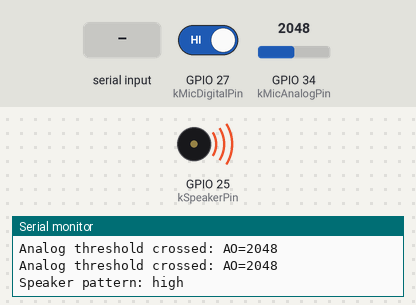
This sketch was run on a simulated ESP32. Shown: buzzer (waves = sounding), the last lines printed to the serial monitor. The inputs (shaded band) are chosen by the test bench; at power-on: GPIO 27 (kMicDigitalPin) HIGH, GPIO 34 (kMicAnalogPin) = 2048 (analog values on the 0–4095 scale).

Above: at 1.45 s.
1.5 s: "b\n" received over Serial
At 1.9 s:
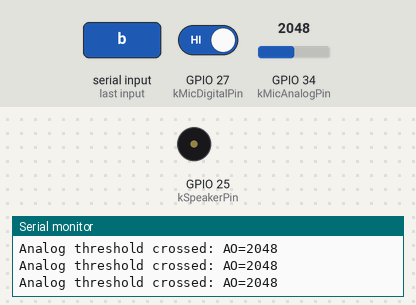
3.0 s: GPIO 27 (kMicDigitalPin) driven LOW
4.5 s: "a\n" received over Serial
6.1 s: "t\n" received over Serial
Timing chart, 0 to 8.6 s (numbered marks = the images above; inputs shaded):
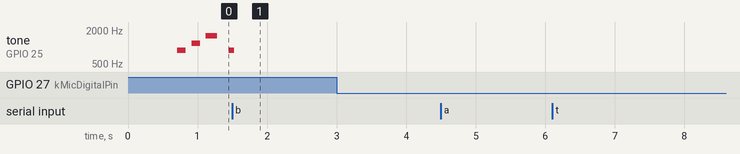

The sketch:

esp32-hw484-sound-detector.ino
```cpp
#include <Arduino.h>

namespace {
constexpr int kMicAnalogPin = 34;
constexpr int kMicDigitalPin = 27;
constexpr int kSpeakerPin = 25;
constexpr uint8_t kSpeakerPwmResolutionBits = 8;
constexpr float kThresholdStep = 0.01f;
constexpr float kMediumLevelMargin = 5.0f;
constexpr float kHighLevelMargin = 10.0f;

constexpr unsigned long kStatusIntervalMs = 200;
constexpr unsigned long kPeakHoldMs = 1500;
constexpr unsigned long kTriggerCooldownMs = 700;

struct ToneStep {
  uint16_t frequencyHz;
  uint16_t durationMs;
};

constexpr ToneStep kLowPattern[] = {
  {523, 80},
  {0, 80},
};

constexpr ToneStep kMediumPattern[] = {
  {659, 90},
  {0, 60},
  {784, 110},
  {0, 80},
};

constexpr ToneStep kHighPattern[] = {
  {880, 90},
  {0, 45},
  {1175, 90},
  {0, 45},
  {1568, 140},
  {0, 100},
};

bool digitalTriggerEnabled = true;
bool speakerEnabled = true;
float analogThreshold = 0.5f;
int peakValue = 0;
unsigned long peakCapturedMs = 0;
unsigned long lastStatusMs = 0;
unsigned long lastTriggerMs = 0;

const ToneStep *activePattern = nullptr;
size_t activePatternLength = 0;
size_t activePatternIndex = 0;
unsigned long activeStepStartedMs = 0;

void stopSpeaker() {
  ledcWriteTone(kSpeakerPin, 0);
  activePattern = nullptr;
  activePatternLength = 0;
  activePatternIndex = 0;
}

void startPattern(const ToneStep *pattern, size_t patternLength, const __FlashStringHelper *label) {
  if (!speakerEnabled || pattern == nullptr || patternLength == 0) {
    return;
  }

  activePattern = pattern;
  activePatternLength = patternLength;
  activePatternIndex = 0;
  activeStepStartedMs = millis();
  ledcWriteTone(kSpeakerPin, activePattern[0].frequencyHz);
  Serial.print(F("Speaker pattern: "));
  Serial.println(label);
}

void updateSpeaker() {
  if (activePattern == nullptr || activePatternIndex >= activePatternLength) {
    return;
  }

  if (millis() - activeStepStartedMs < activePattern[activePatternIndex].durationMs) {
    return;
  }

  activePatternIndex++;
  activeStepStartedMs = millis();

  if (activePatternIndex >= activePatternLength) {
    stopSpeaker();
    return;
  }

  ledcWriteTone(kSpeakerPin, activePattern[activePatternIndex].frequencyHz);
}

void triggerSpeakerForLevel(int analogValue) {
  if (!speakerEnabled || activePattern != nullptr || millis() - lastTriggerMs < kTriggerCooldownMs) {
    return;
  }

  if (analogValue >= analogThreshold + kHighLevelMargin) {
    startPattern(kHighPattern, sizeof(kHighPattern) / sizeof(kHighPattern[0]), F("high"));
    lastTriggerMs = millis();
    return;
  }

  if (analogValue >= analogThreshold + kMediumLevelMargin) {
    startPattern(kMediumPattern, sizeof(kMediumPattern) / sizeof(kMediumPattern[0]), F("medium"));
    lastTriggerMs = millis();
    return;
  }

  if (analogValue >= analogThreshold) {
    startPattern(kLowPattern, sizeof(kLowPattern) / sizeof(kLowPattern[0]), F("low"));
    lastTriggerMs = millis();
  }
}

void printHelp() {
  Serial.println();
  Serial.println(F("ESP32 + HW-484 sound detector + beeper controls"));
  Serial.println(F("  h: show help"));
  Serial.println(F("  a: toggle digital trigger reporting"));
  Serial.println(F("  b: toggle speaker beeps"));
  Serial.println(F("  t: raise analog threshold"));
  Serial.println(F("  g: lower analog threshold"));
  Serial.println(F("  i: print current status once"));
  Serial.println(F("  1: test low beep"));
  Serial.println(F("  2: test medium beep"));
  Serial.println(F("  3: test high beep"));
  Serial.println();
}

void printStatus(int analogValue, int digitalValue) {
  Serial.print(F("AO="));
  Serial.print(analogValue);
  Serial.print(F(" DO="));
  Serial.print(digitalValue);
  Serial.print(F(" threshold="));
  Serial.print(analogThreshold, 1);
  Serial.print(F(" peak="));
  Serial.print(peakValue);
  Serial.print(F(" trigger="));
  Serial.print(digitalTriggerEnabled ? F("on") : F("off"));
  Serial.print(F(" speaker="));
  Serial.println(speakerEnabled ? F("on") : F("off"));
}

void handleCommand(char command, int analogValue, int digitalValue) {
  switch (command) {
    case 'h':
    case '?':
      printHelp();
      break;
    case 'a':
      digitalTriggerEnabled = !digitalTriggerEnabled;
      Serial.print(F("Digital trigger reporting "));
      Serial.println(digitalTriggerEnabled ? F("enabled") : F("disabled"));
      break;
    case 'b':
      speakerEnabled = !speakerEnabled;
      if (!speakerEnabled) {
        stopSpeaker();
      }
      Serial.print(F("Speaker beeps "));
      Serial.println(speakerEnabled ? F("enabled") : F("disabled"));
      break;
    case 't':
      analogThreshold += kThresholdStep;
      if (analogThreshold > 4095.0f) {
        analogThreshold = 4095.0f;
      }
      Serial.print(F("Threshold="));
      Serial.println(analogThreshold, 1);
      break;
    case 'g':
      analogThreshold -= kThresholdStep;
      if (analogThreshold < 0.0f) {
        analogThreshold = 0.0f;
      }
      Serial.print(F("Threshold="));
      Serial.println(analogThreshold, 1);
      break;
    case 'i':
      printStatus(analogValue, digitalValue);
      break;
    case '1':
      startPattern(kLowPattern, sizeof(kLowPattern) / sizeof(kLowPattern[0]), F("low"));
      break;
    case '2':
      startPattern(kMediumPattern, sizeof(kMediumPattern) / sizeof(kMediumPattern[0]), F("medium"));
      break;
    case '3':
      startPattern(kHighPattern, sizeof(kHighPattern) / sizeof(kHighPattern[0]), F("high"));
      break;
    default:
      break;
  }
}

void readCommands(int analogValue, int digitalValue) {
  while (Serial.available() > 0) {
    const char command = static_cast<char>(Serial.read());
    if (command == '\n' || command == '\r') {
      continue;
    }

    handleCommand(command, analogValue, digitalValue);
  }
}
}  // namespace

void setup() {
  Serial.begin(115200);
  delay(250);

  analogReadResolution(12);
  pinMode(kMicAnalogPin, INPUT);
  pinMode(kMicDigitalPin, INPUT);
  ledcAttach(kSpeakerPin, 1000, kSpeakerPwmResolutionBits);
  stopSpeaker();

  Serial.println();
  Serial.println(F("Starting ESP32 HW-484 sound detector with simple speaker beeps"));
  Serial.println(F("AO reports rough analog sound level."));
  Serial.println(F("DO reports threshold-based digital detection from the onboard comparator."));
  Serial.println(F("This is a sound detector, not a real audio recorder."));
  Serial.println(F("Beep pattern changes with sound intensity above the analog threshold."));
  printHelp();
}

void loop() {
  const int analogValue = analogRead(kMicAnalogPin);
  const int digitalValue = digitalRead(kMicDigitalPin);

  updateSpeaker();
  readCommands(analogValue, digitalValue);

  if (analogValue > peakValue) {
    peakValue = analogValue;
    peakCapturedMs = millis();
  }

  if (peakValue > 0 && millis() - peakCapturedMs >= kPeakHoldMs) {
    peakValue = analogValue;
    peakCapturedMs = millis();
  }

  if (digitalTriggerEnabled && digitalValue == LOW) {
    Serial.print(F("Sound trigger detected: AO="));
    Serial.println(analogValue);
    delay(40);
  }

  if (analogValue >= analogThreshold) {
    Serial.print(F("Analog threshold crossed: AO="));
    Serial.println(analogValue);
    triggerSpeakerForLevel(analogValue);
    delay(40);
  }

  if (millis() - lastStatusMs >= kStatusIntervalMs) {
    lastStatusMs = millis();
    printStatus(analogValue, digitalValue);
  }
}
```
